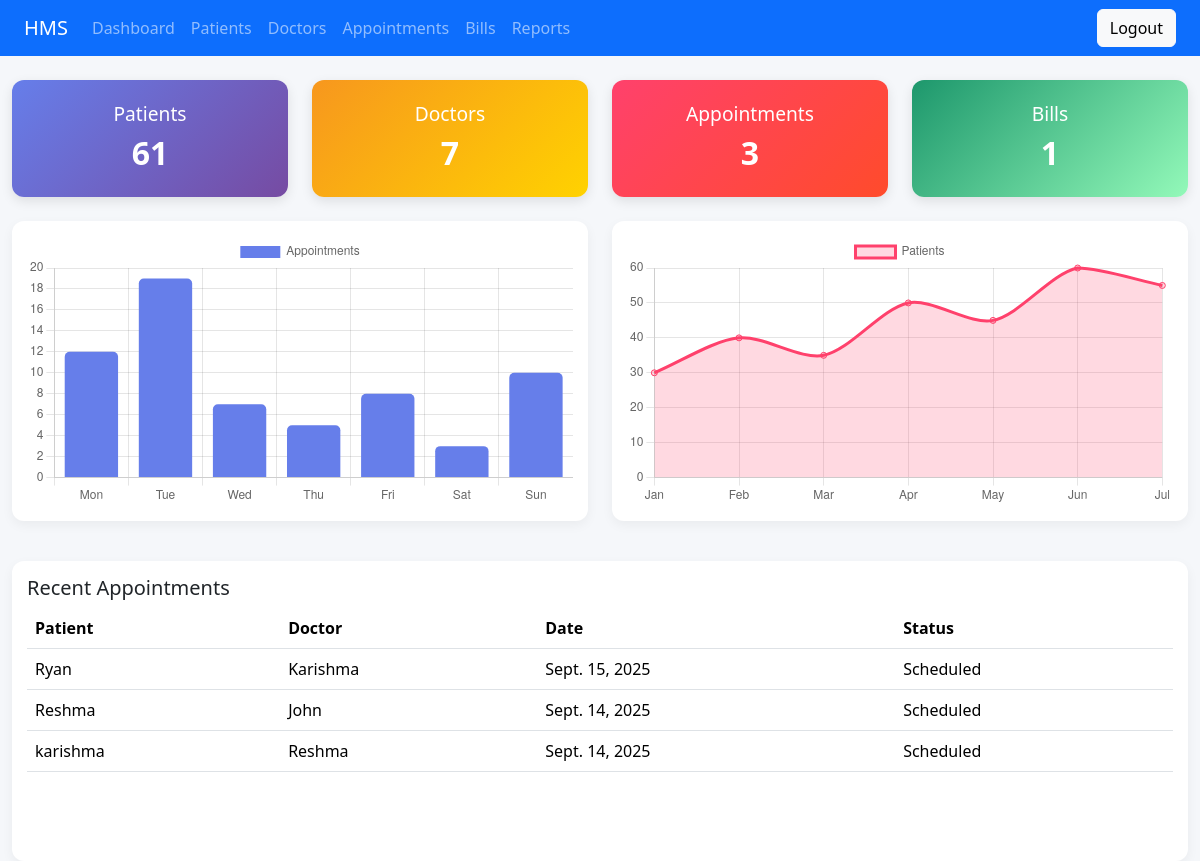
Before: / with the older database file.
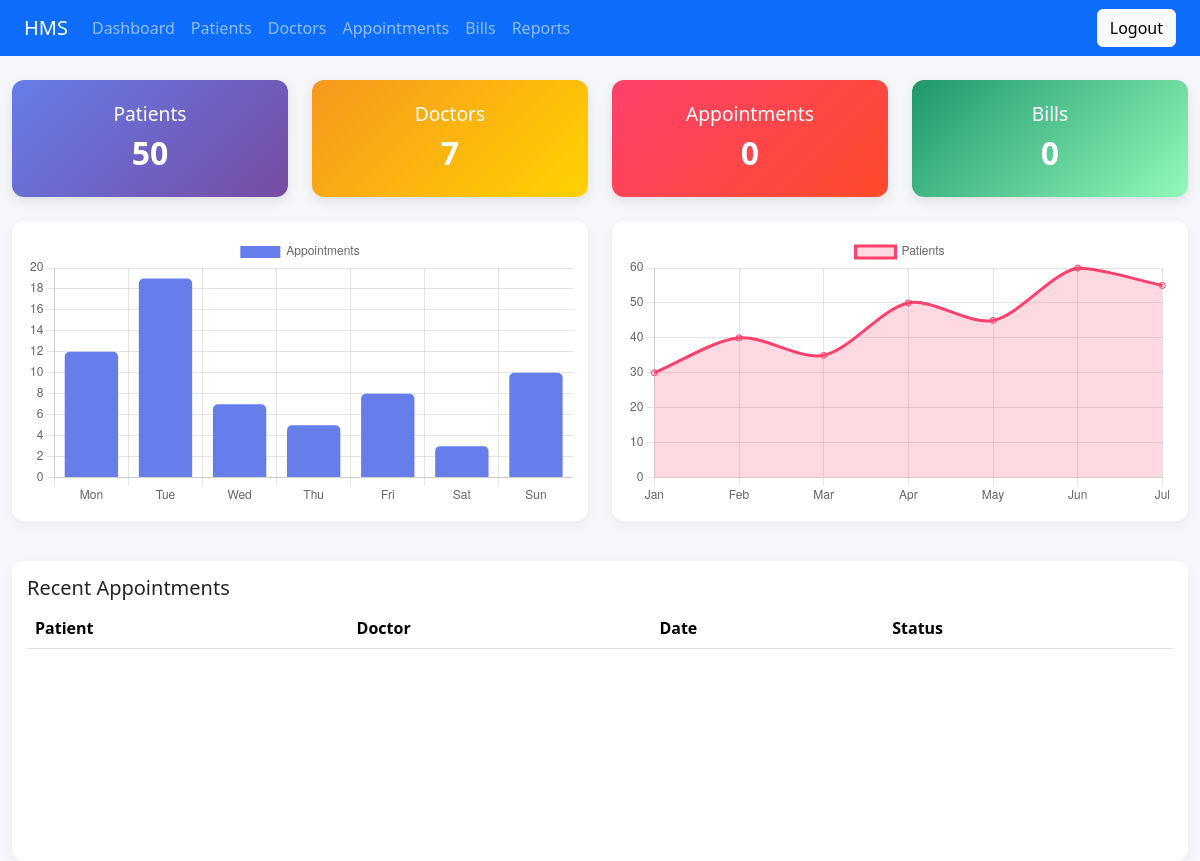
After: the same page with the newer database file.
### core/models.py (models this page shows, shortened)
class Appointment(models.Model):
    patient = models.ForeignKey(Patient, on_delete=models.CASCADE)
    doctor = models.ForeignKey(Doctor, on_delete=models.CASCADE)
    date = models.DateField()
    time = models.TimeField()
    status = models.CharField(max_length=20, default='Scheduled')
    prescription = models.TextField(blank=True, null=True)

class Patient(models.Model):
    name = models.CharField(max_length=100)
    age = models.IntegerField()
    gender = models.CharField(max_length=10)
    contact = models.CharField(max_length=15, null=True, blank=True)
    registered_at = models.DateTimeField(auto_now_add=True)
    blood_pressure = models.CharField(max_length=20, blank=True, null=True)
    heart_rate = models.IntegerField(blank=True, null=True)
    sugar_level = models.FloatField(blank=True, null=True)
    temperature = models.FloatField(blank=True, null=True)
    risk_level = models.CharField(max_length=50, null=True, blank=True)

class Doctor(models.Model):
    name = models.CharField(max_length=100)
    specialization = models.CharField(max_length=100)
    availability = models.CharField(max_length=100, default='9AM - 5PM')
    contact = models.CharField(max_length=15, blank=True)

### core/views.py (the view)
# urls.py: path('', views.home, name='home'),
def home(request):
    context = {
        'patients_count': Patient.objects.count(),
        'doctors_count': Doctor.objects.count(),
        'appointments_count': Appointment.objects.count(),
        'bills_count': Bill.objects.count(),
        'appointments': Appointment.objects.all().order_by('-date')[:5],
    }
    return render(request, 'home.html', context)

### core/templates/home.html (shortened to what this page needs)
<!doctype html>
<html lang="en">
<head>
  <link href="https://cdn.jsdelivr.net/npm/bootstrap@5.3.2/dist/css/bootstrap.min.css" rel="stylesheet">
</head>
<body>
<nav class="navbar navbar-expand-lg navbar-dark bg-primary px-4">
  <a class="navbar-brand" href="#">HMS</a>
  <ul class="navbar-nav me-auto mb-2 mb-lg-0">
    <li class="nav-item"><a class="nav-link" href="{% url 'home' %}">Dashboard</a></li>
    <li class="nav-item"><a class="nav-link" href="{% url 'patients' %}">Patients</a></li>
    <li class="nav-item"><a class="nav-link" href="{% url 'doctors' %}">Doctors</a></li>
    <li class="nav-item"><a class="nav-link" href="{% url 'appointments' %}">Appointments</a></li>
    <li class="nav-item"><a class="nav-link" href="{% url 'bills' %}">Bills</a></li>
    <li class="nav-item"><a class="nav-link" href="{% url 'reports' %}">Reports</a></li>
  </ul>
  <a class="btn btn-light" href="{% url 'logout' %}">Logout</a>
</nav>
<div class="container-fluid mt-4">
  <div class="row g-4 mb-4">
    <div class="col-md-3 col-sm-6">
      <div class="gradient-card gradient1">
        <div class="card-title">Patients</div>
        <div class="card-number">{{ patients_count }}</div>
      </div>
    </div>
    <div class="col-md-3 col-sm-6">
      <div class="gradient-card gradient2">
        <div class="card-title">Doctors</div>
        <div class="card-number">{{ doctors_count }}</div>
      </div>
    </div>
    <div class="col-md-3 col-sm-6">
      <div class="gradient-card gradient3">
        <div class="card-title">Appointments</div>
        <div class="card-number">{{ appointments_count }}</div>
      </div>
    </div>
    <div class="col-md-3 col-sm-6">
      <div class="gradient-card gradient4">
        <div class="card-title">Bills</div>
        <div class="card-number">{{ bills_count }}</div>
      </div>
    </div>
  </div>
  <div class="row g-4">
    <div class="col-lg-6 col-md-12">
      <div class="chart-card">
        <canvas id="appointmentsChart"></canvas>
      </div>
    </div>
    <div class="col-lg-6 col-md-12">
      <div class="chart-card">
        <canvas id="patientsChart"></canvas>
      </div>
    </div>
  </div>
  <div class="row g-4 mt-3">
    <div class="col-12">
      <div class="chart-card">
        <h5>Recent Appointments</h5>
        <table class="table table-hover mt-2">
          <thead>
            <tr>
              <th>Patient</th>
              <th>Doctor</th>
              <th>Date</th>
              <th>Status</th>
            </tr>
          </thead>
          <tbody>
            {% for appointment in appointments %}
            <tr>
              <td>{{ appointment.patient.name }}</td>
              <td>{{ appointment.doctor.name }}</td>
              <td>{{ appointment.date }}</td>
              <td>{{ appointment.status }}</td>
            </tr>
            {% endfor %}
          </tbody>
        </table>
      </div>
    </div>
  </div>
</div>
<script>
const ctx1 = document.getElementById('appointmentsChart').getContext('2d');
new Chart(ctx1, {
  type: 'bar',
  data: {
    labels: ['Mon','Tue','Wed','Thu','Fri','Sat','Sun'],
    datasets: [{
      label: 'Appointments',
      data: [12, 19, 7, 5, 8, 3, 10],
      backgroundColor: '#667eea',
      borderRadius: 5
    }]
  },
  options: {
    responsive: true,
    maintainAspectRatio: false,
    scales: { y: { beginAtZero: true } }
  }
});
const ctx2 = document.getElementById('patientsChart').getContext('2d');
new Chart(ctx2, {
  type: 'line',
  data: {
    labels: ['Jan','Feb','Mar','Apr','May','Jun','Jul'],
    datasets: [{
      label: 'Patients',
      data: [30, 40, 35, 50, 45, 60, 55],
      borderColor: '#ff416c',
      backgroundColor: 'rgba(255,65,108,0.2)',
      fill: true,
      tension: 0.3
    }]
  },
  options: {
    responsive: true,
    maintainAspectRatio: false,
    scales: { y: { beginAtZero: true } }
  }
});
</script>
</body>
</html>

### core/templates/home.html (style rules this page uses)
body { background-color: #f5f7fa; }
.gradient-card { color: white; border-radius: 12px; padding: 20px; box-shadow: 0 4px 12px rgba(0,0,0,0.1); text-align: center; }
.gradient1 { background: linear-gradient(135deg, #667eea, #764ba2); }
.gradient2 { background: linear-gradient(135deg, #f7971e, #ffd200); }
.gradient3 { background: linear-gradient(135deg, #ff416c, #ff4b2b); }
.gradient4 { background: linear-gradient(135deg, #1d976c, #93f9b9); }
.card-title { font-size: 1.2rem; }
.card-number { font-size: 2rem; font-weight: bold; }
.chart-card { background: white; border-radius: 12px; padding: 15px; box-shadow: 0 4px 12px rgba(0,0,0,0.05); height: 300px; }
.chart-card canvas { height: 100% !important; }
table th, table td { vertical-align: middle; }

Changed rows visible on the page:
removed Appointment: patient.name "Ryan", doctor.name "Karishma", date "Sept. 15, 2025", status "Scheduled"
removed Appointment: patient.name "Reshma", doctor.name "John", date "Sept. 14, 2025", status "Scheduled"
removed Appointment: patient.name "karishma", doctor.name "Reshma", date "Sept. 14, 2025", status "Scheduled"
Other visible differences:
{{ patients_count }}: "61" → "50"
{{ appointments_count }}: "3" → "0"
{{ bills_count }}: "1" → "0"
